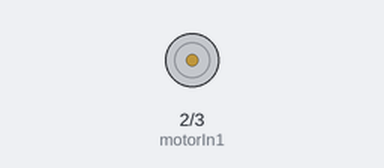
Bench run of a sketch on a simulated Arduino Uno, built with avr-gcc and run on an emulated ATmega328P. On the bench: motor-driver pin pairs drawn as motors (green arrow = first pin HIGH = forward, orange = second pin HIGH = backward, longer = more drive).

Above: at 0.15 s.
At 4.8 s:
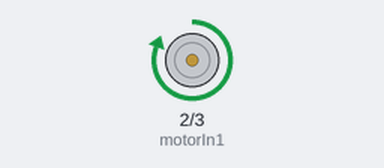
Timing chart, 0 to 7.4 s (numbered marks = the images above):
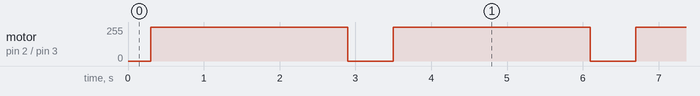

The sketch:

ex3_4_2.ino
```cpp
const int motorIn1 = 2;
const int motorIn2 = 3;
const int tt = 100;

void setup() {
  // put your setup code here, to run once:
  pinMode(motorIn1,OUTPUT);
  pinMode(motorIn2,OUTPUT);
}

void loop() {
  // put your main code here, to run repeatedly:
  int i;
  digitalWrite(motorIn2,LOW);
  for(i=100;i<=255;i+=10){
    analogWrite(motorIn1,i);
    delay(tt);
  }
  for(i=255;i>=100;i-=10){
    analogWrite(motorIn1,i);
    delay(tt);
  }
}
```

Measured:
- by itself, motor on pin 2 (motorIn1) / pin 3 (motorIn2): alternates forward 255/255 for 2.6 s and stopped for 0.60 s
